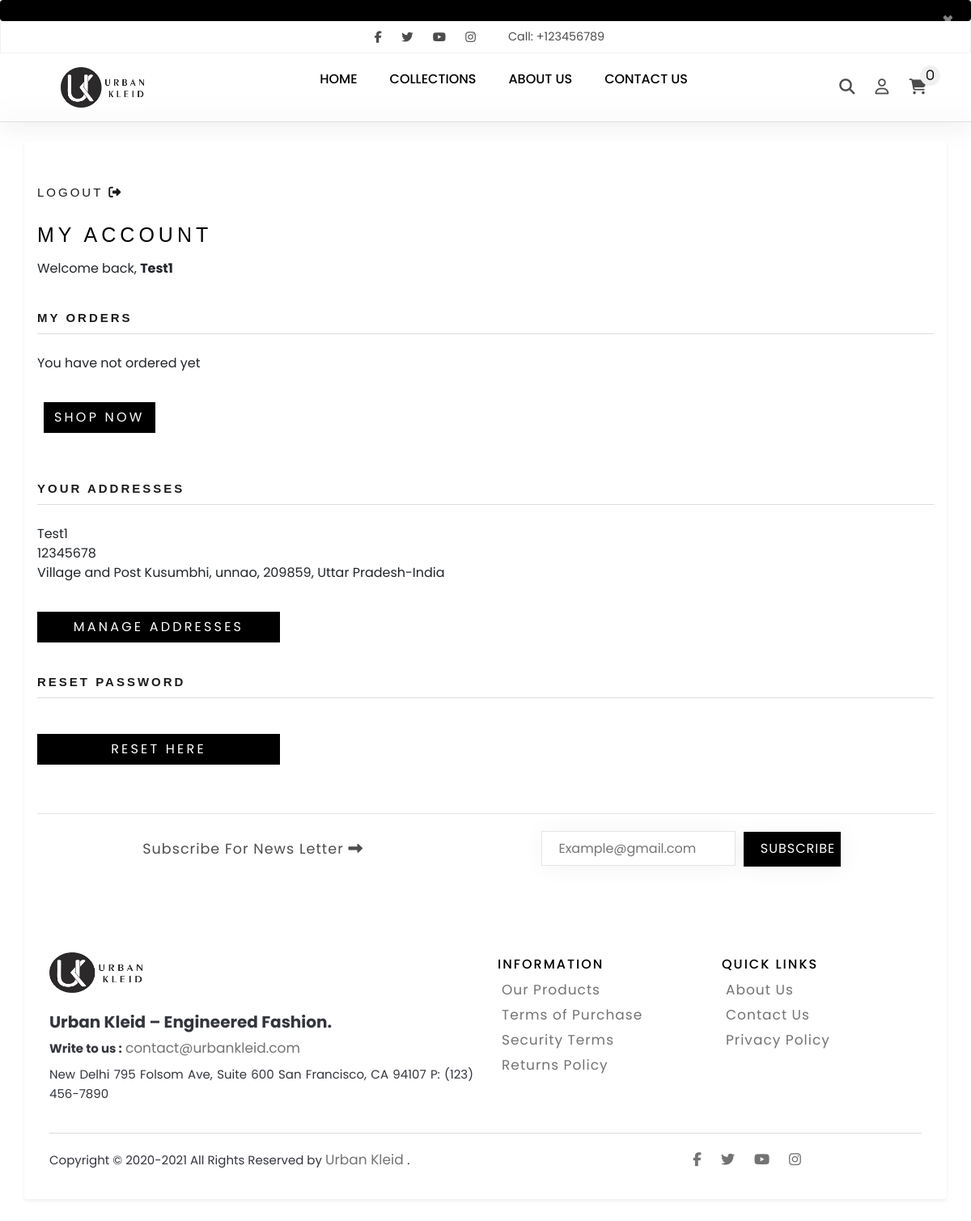
Page /test.php (signed in) on the committed database.
### tables this page shows
CREATE TABLE `users` (
  `id` int(11) NOT NULL,
  `fullname` varchar(150) NOT NULL,
  `username` varchar(100) NOT NULL,
  `password` varchar(255) NOT NULL,
  `mob_no` bigint(20) NOT NULL,
  `address` varchar(255) NOT NULL,
  `city` varchar(150) NOT NULL,
  `postal_code` int(10) NOT NULL,
  `state` varchar(150) NOT NULL,
  `country` varchar(150) NOT NULL,
  `created_at` datetime DEFAULT current_timestamp()
);

### test.php (the view, shortened to what this page needs)
<?php
include 'dbconnect.php';
$id = $_SESSION['id'];
$sql = "SELECT * FROM `users` WHERE id='$id'";
$result = mysqli_query($conn, $sql);
while ($row = mysqli_fetch_assoc($result)) {
    $name = $row['fullname'];
    $mobile = $row['mob_no'];
    $address = $row['address'];
    $city = $row['city'];
    $postalcode = $row['postal_code'];
    $state = $row['state'];
    $country = $row['country'];
    $fulladdress = $name . '</br>' . $mobile . '<br>' . $address . ', ' . $city . ', ' . $postalcode . ', ' . $state . '-' . $country;
}
?>
<!DOCTYPE html>
<html lang="en">
<link rel="stylesheet" href="https://cdn.jsdelivr.net/npm/bootstrap@4.5.3/dist/css/bootstrap.min.css">
<link rel="stylesheet" href="https://stackpath.bootstrapcdn.com/font-awesome/4.7.0/css/font-awesome.min.css">
<link rel="stylesheet" href="https://use.fontawesome.com/releases/v5.8.2/css/all.css">
<link href="https://maxcdn.bootstrapcdn.com/font-awesome/4.6.3/css/font-awesome.min.css" rel="stylesheet">
<link rel="stylesheet" href="css/style.css">
<link rel="stylesheet" href="css/mystyle.css">
<link rel="stylesheet" href="css/footer.css">
<link rel="stylesheet" href="css/login-signup.css">
<link rel="stylesheet" href="css/contactus.css">
<link rel="stylesheet" href="css/product.css">
<link rel="stylesheet" href="css/productdetail.css">
</head>
<body>
    <?php include 'basic/login_header.php'; ?>
    <div class="container mx-auto shadow-sm p-3 mb-5 bg-white rounded mt-4">
        <header class="PageHeader">
            <a href="logout.php" class="PageHeader__Back Heading u-h7">Logout <i class="fa fa-sign-out" aria-hidden="true"></i></a>
            <div class="SectionHeader">
                <h1 class="SectionHeader__Heading Heading u-h1">My account</h1>
                <p class="SectionHeader__Description">Welcome back,
                    <b><?php echo htmlspecialchars($_SESSION["fullname"]); ?></b>
                </p>
            </div>
        </header>
        <div class="PageLayout PageLayout--breakLap">
            <div class="PageLayout__Section">
                <div class="Segment">
                    <h2 class="Segment__Title Heading u-h7"><b>My orders</b></h2>
                    <div class="Segment__Content">
                        <?php
                        include 'dbconnect.php';
                        $id = $_SESSION['id'];
                        $sql = "SELECT * FROM `transcations` WHERE trans_userid='$id'  ORDER BY `sr` DESC ";
                        $result = mysqli_query($conn, $sql);
                        $rowcount = mysqli_num_rows($result);
                        if ($rowcount == 0) {
                            echo '<p>You have not ordered yet</p>
                            <a href="products.php" class="btn Button-Cart productbtnmobile ml-2">Shop Now</a>';
                        } else {
                            echo '<h5>You have ' . $rowcount . ' ordered</h5> </br>';
                        }
                        ?>
                    </div>
                </div>
            </div>
            <div class="PageLayout__Section PageLayout__Section--secondary">
                <div class="Segment">
                    <h2 class="Segment__Title Heading u-h7"><b>Your addresses</b></h2>
                    <div class="Segment__Content">
                        <?php
                        if ($fulladdress != "") {
                            echo '<p>' . $fulladdress . '</p>';
                        } else {
                            echo "<p>No addresses are currently saved</p>";
                        }
                        ?>
                        <div class="Segment__ButtonWrapper">
                            <a href="manage_address.php" class="btn  Button-Cart Accbutton">Manage addresses</a>
                        </div>
                    </div>
                </div>
                <div class="PageLayout PageLayout--breakLap">
                    <div class="PageLayout__Section">
                        <div class="Segment">
                            <h2 class="Segment__Title Heading u-h7"> <b>Reset Password</b></h2>
                            <div class="Segment__ButtonWrapper">
                                <a href="reset-password.php" class="btn  Button-Cart Accbutton">Reset Here</a>
                            </div>
                        </div>
                    </div>
                </div>
            </div>
            <?php
            include 'basic/footer.php';
            ?>
</body>
</html>

### css/style.css (style rules this page uses)
body { margin:0px; padding: 0px; font-family: poppins; background-color: #ffffff; font-family: 'Segoe UI', Tahoma, Geneva, Verdana, sans-serif; }
* { box-sizing: border-box; }

### css/mystyle.css (style rules this page uses)
body { font-family: 'Mukta Vaani', sans-serif; font-family: 'Nunito Sans', sans-serif; font-family: 'Poppins', sans-serif; }
html { scroll-behavior: smooth; }
.container { margin-top: 10px; }

### css/login-signup.css (style rules this page uses)
.Heading { font-family: "Avenir Next",sans-serif; font-weight: 400; font-style: normal; color: #000; transition: color 0.2s ease-in-out; letter-spacing: 0.2em; text-transform: uppercase; margin-bottom: 15px; }
.PageHeader { position: relative; margin: 35px 0; }
.PageHeader a { text-decoration: none; }
.PageHeader__Back { display: inline-block; margin-bottom: 25px; font-size: 12px; color: #1c1b1b; }
.u-h1 { font-size: 25px; }
.u-h7 { font-size: 15px; }
.Segment__Title { margin-bottom: 24px; padding-bottom: 10px; border-bottom: 1px solid #ddd; color: #1c1b1b; }
.PageLayout { margin-top: 40px; }
.PageLayout__Section:first-child { margin-bottom: 60px; }
.Accbutton { width: 300px; }

### css/productdetail.css (style rules this page uses)
.Button-Cart { display: inline-block; margin-top: 20px; color: #fff; border-radius: 0; border-color: #000; background-color: #000000; letter-spacing: 0.2em; text-transform: uppercase; }

### rows in the picture
users: fullname "Test1", mob_no "12345678", address "Village and Post Kusumbhi", city "unnao", postal_code "209859", state "Uttar Pradesh", country "India"

### other values in the picture
$count "0"
$_SESSION["fullname"] "Test1"
